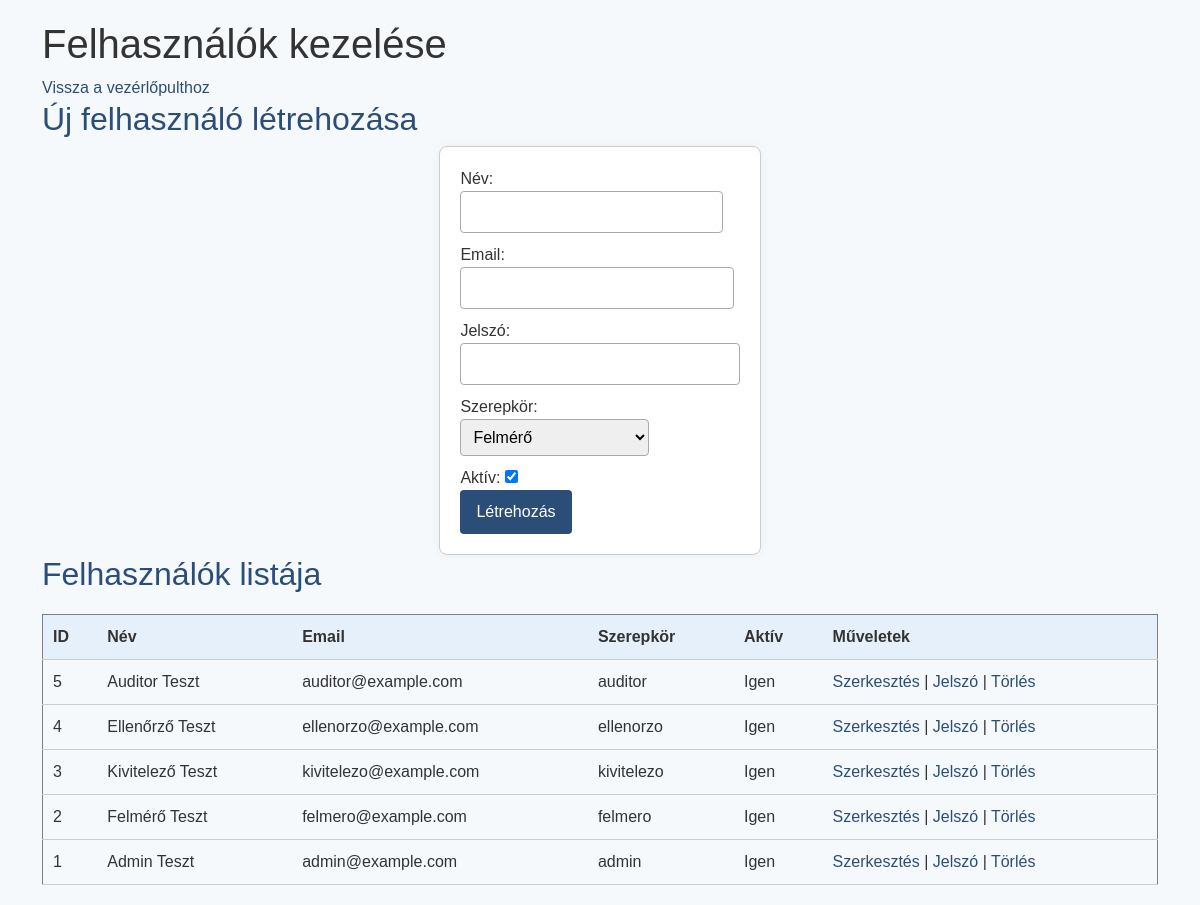
The page /admin/users.php (signed in) on the database its author committed.
### tables this page shows
CREATE TABLE `users` (
  `id` int(11) NOT NULL,
  `name` varchar(100) NOT NULL,
  `email` varchar(100) NOT NULL,
  `password` varchar(255) NOT NULL,
  `role` enum('admin','felmero','kivitelezo','ellenorzo','auditor') NOT NULL,
  `active` tinyint(1) DEFAULT 1
);

### admin/users.php (the view, shortened to what this page needs)
<?php
require_once '../includes/db.php';
$result = $conn->query("SELECT * FROM users ORDER BY id DESC");
?>
<!DOCTYPE html>
<html lang="hu">
<head>
    <link rel="stylesheet" href="/epito3/assets/bootstrap/bootstrap.min.css">
    <link rel="stylesheet" href="/epito3/assets/css/style.css">
    <title>Felhasználókezelés</title></head>
<body>
<div class="container">
    <h1>Felhasználók kezelése</h1>
    <a href="dashboard.php">Vissza a vezérlőpulthoz</a>
    <h2>Új felhasználó létrehozása</h2>
    <form method="post">
        <label>Név: <input type="text" name="name" required></label><br>
        <label>Email: <input type="email" name="email" required></label><br>
        <label>Jelszó: <input type="password" name="password" required></label><br>
        <label>Szerepkör:
            <select name="role" required>
                <option value="felmero">Felmérő</option>
            </select>
        </label><br>
        <label>Aktív: <input type="checkbox" name="active" checked></label><br>
        <button type="submit" name="create">Létrehozás</button>
    </form>
    <h2>Felhasználók listája</h2>
    <table border="1" cellpadding="5">
        <tr>
            <th>ID</th><th>Név</th><th>Email</th><th>Szerepkör</th><th>Aktív</th><th>Műveletek</th>
        </tr>
        <?php while ($row = $result->fetch_assoc()): ?>
            <tr>
                <td><?= $row['id'] ?></td>
                <td><?= htmlspecialchars($row['name']) ?></td>
                <td><?= htmlspecialchars($row['email']) ?></td>
                <td><?= htmlspecialchars($row['role']) ?></td>
                <td><?= $row['active'] ? 'Igen' : 'Nem' ?></td>
                <td>
                    <a href="user_edit.php?id=<?= $row['id'] ?>">Szerkesztés</a> |
                    <a href="user_password.php?id=<?= $row['id'] ?>">Jelszó</a> |
                    <a href="user_delete.php?id=<?= $row['id'] ?>" onclick="return confirm('Biztosan törölni szeretnéd?')">Törlés</a>
                </td>
            </tr>
        <?php endwhile; ?>
    </table>
</div>
</body>
</html>

### assets/css/style.css (style rules this page uses)
body { font-family: Arial, sans-serif; background-color: #f5f9fc; color: #333; margin: 0; padding: 20px; }
h2 { color: #2a4e78; }
a { color: #2a4e78; text-decoration: none; }
form { background-color: #fff; padding: 20px; border: 1px solid #ccc; border-radius: 8px; max-width: max-content; margin: auto; box-shadow: 0 0 10px rgba(0,0,0,0.05); }
input[type="text"], input[type="email"], input[type="password"], input[type="file"], select { width: 100%; padding: 8px; margin-bottom: 10px; border: 1px solid #aaa; border-radius: 4px; }
button { padding: 10px 16px; background-color: #2a4e78; color: white; border: none; border-radius: 4px; cursor: pointer; }
table { width: 100%; border-collapse: collapse; margin-top: 20px; }
th, td { padding: 10px; border-bottom: 1px solid #ccc; }
th { background-color: #e6f0fa; text-align: left; }

### rows shown on the page
users: id "5", name "Auditor Teszt", email "auditor@example.com", role "auditor", active "Igen"
users: id "4", name "Ellenőrző Teszt", email "ellenorzo@example.com", role "ellenorzo", active "Igen"
users: id "3", name "Kivitelező Teszt", email "kivitelezo@example.com", role "kivitelezo", active "Igen"
users: id "2", name "Felmérő Teszt", email "felmero@example.com", role "felmero", active "Igen"
users: id "1", name "Admin Teszt", email "admin@example.com", role "admin", active "Igen"
